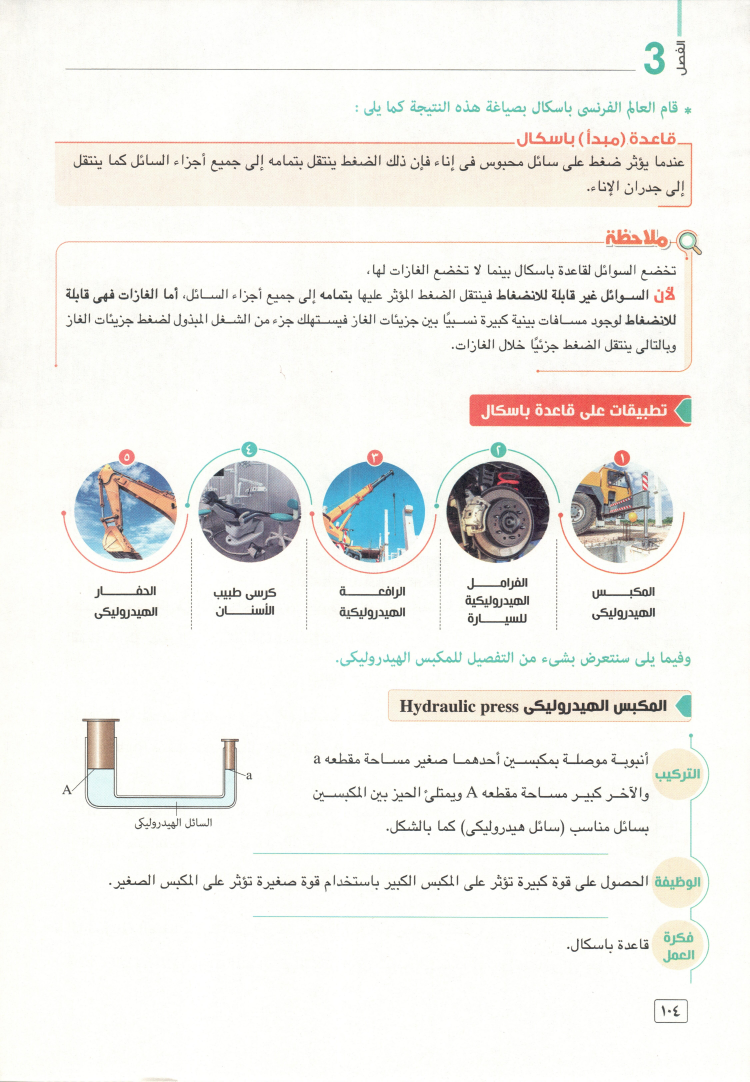
#> input picture 104.jpg, 4496 x 6488 px, found by its file name (shown at 1/6 size)
$ python test_visual_comparison.py
#> lines starting #> are read from the running program, lines starting #| are printed output that depends on the picture
#!/usr/bin/env python3
"""
اختبار المقارنة البصرية بالتفصيل
Test script for detailed visual comparison between two images
"""

import cv2
import numpy as np
import imagehash
from PIL import Image
from skimage.metrics import structural_similarity as ssim
from skimage.feature import match_descriptors, ORB
import json
import time
from pathlib import Path

class VisualComparisonTester:
    """فئة اختبار المقارنة البصرية مع التفاصيل الكاملة"""

    def __init__(self):
        # أوزان المقارنة (نفس الأوزان المستخدمة في الباك إند)
        self.weights = {
            'ssim': 0.33,
            'phash': 0.20,
            'clip': 0.00,  # غير متاح في هذا الاختبار
            'histogram': 0.13,
            'features': 0.20,
            'edges': 0.13
        }

    def load_and_prepare_image(self, image_path):
        """تحميل وتحضير الصورة للمقارنة"""
        try:
            # تحميل مع OpenCV
            img_cv = cv2.imread(str(image_path))
            if img_cv is None:
                raise ValueError(f"لا يمكن تحميل الصورة: {image_path}")

            # تحويل إلى RGB
            img_rgb = cv2.cvtColor(img_cv, cv2.COLOR_BGR2RGB)

            # تحميل مع PIL للـ hashing
            img_pil = Image.open(image_path)

            # إنشاء نسخة رمادية
            img_gray = cv2.cvtColor(img_cv, cv2.COLOR_BGR2GRAY)

            return {
                'cv': img_cv,
                'rgb': img_rgb,
                'pil': img_pil,
                'gray': img_gray,
                'shape': img_cv.shape,
                'size': img_pil.size
            }
        except Exception as e:
            print(f"❌ خطأ في تحميل {image_path}: {e}")
            return None

    def resize_images_to_match(self, img1, img2):
        """تغيير حجم الصور لتتطابق"""
        h1, w1 = img1['gray'].shape
        h2, w2 = img2['gray'].shape

        # استخدام أصغر حجم مشترك
        target_h = min(h1, h2)
        target_w = min(w1, w2)

        # تغيير الحجم مع الحفاظ على النسبة
        def resize_image_dict(img_dict, target_size):
            result = {}
            for key, img in img_dict.items():
                if key in ['shape', 'size']:
                    continue
                elif key == 'pil':
                    result[key] = img.resize((target_w, target_h), Image.Resampling.LANCZOS)
                elif len(img.shape) == 2:  # grayscale
                    result[key] = cv2.resize(img, (target_w, target_h), interpolation=cv2.INTER_LANCZOS4)
                else:  # color
                    result[key] = cv2.resize(img, (target_w, target_h), interpolation=cv2.INTER_LANCZOS4)

            result['shape'] = (target_h, target_w, 3)
            result['size'] = (target_w, target_h)
            return result

        img1_resized = resize_image_dict(img1, (target_w, target_h))
        img2_resized = resize_image_dict(img2, (target_w, target_h))

        return img1_resized, img2_resized

    def calculate_ssim(self, img1_gray, img2_gray):
        """حساب SSIM (Structural Similarity Index)"""
        try:
            # تحويل إلى float32 للحساب الدقيق
            img1_float = img1_gray.astype(np.float32) / 255.0
            img2_float = img2_gray.astype(np.float32) / 255.0

            # حساب SSIM
            ssim_score, ssim_map = ssim(img1_float, img2_float, full=True, data_range=1.0)

            return {
                'score': float(ssim_score),
                'map_available': True,
                'mean_map': float(np.mean(ssim_map)),
                'std_map': float(np.std(ssim_map))
            }
        except Exception as e:
            print(f"❌ خطأ في حساب SSIM: {e}")
            return {'score': 0.0, 'error': str(e)}

    def calculate_phash(self, img1_pil, img2_pil):
        """حساب Perceptual Hash"""
        try:
            hash1 = imagehash.phash(img1_pil, hash_size=16)
            hash2 = imagehash.phash(img2_pil, hash_size=16)

            # حساب المسافة (أقل = أكثر تشابهاً)
            distance = hash1 - hash2
            max_distance = 16 * 16  # أقصى مسافة ممكنة
            similarity = 1.0 - (distance / max_distance)

            return {
                'score': float(similarity),
                'hash1': str(hash1),
                'hash2': str(hash2),
                'distance': int(distance),
                'max_distance': max_distance
            }
        except Exception as e:
            print(f"❌ خطأ في حساب pHash: {e}")
            return {'score': 0.0, 'error': str(e)}

    # [192 lines left out: functions calculate_histogram_correlation, calculate_feature_matching, calculate_edge_similarity, calculate_mse_psnr, detect_changed_regions, not called in this run]

    def run_comprehensive_comparison(self, image1_path, image2_path):
        """تشغيل مقارنة شاملة بين صورتين"""
        start_time = time.time()

        print("🔍 بدء المقارنة البصرية الشاملة...")
        print(f"📷 الصورة الأولى: {image1_path}")
        print(f"📷 الصورة الثانية: {image2_path}")
        print("-" * 60)

        # تحميل الصور
        img1 = self.load_and_prepare_image(image1_path)
#> in load_and_prepare_image, img_cv is the input picture: shape (6488, 4496, 3); mean B, G, R 237.2, 241.1, 241.8
#> in load_and_prepare_image, `img_gray = cv2.cvtColor(img_cv, cv2.COLOR_BGR2GRAY)`:
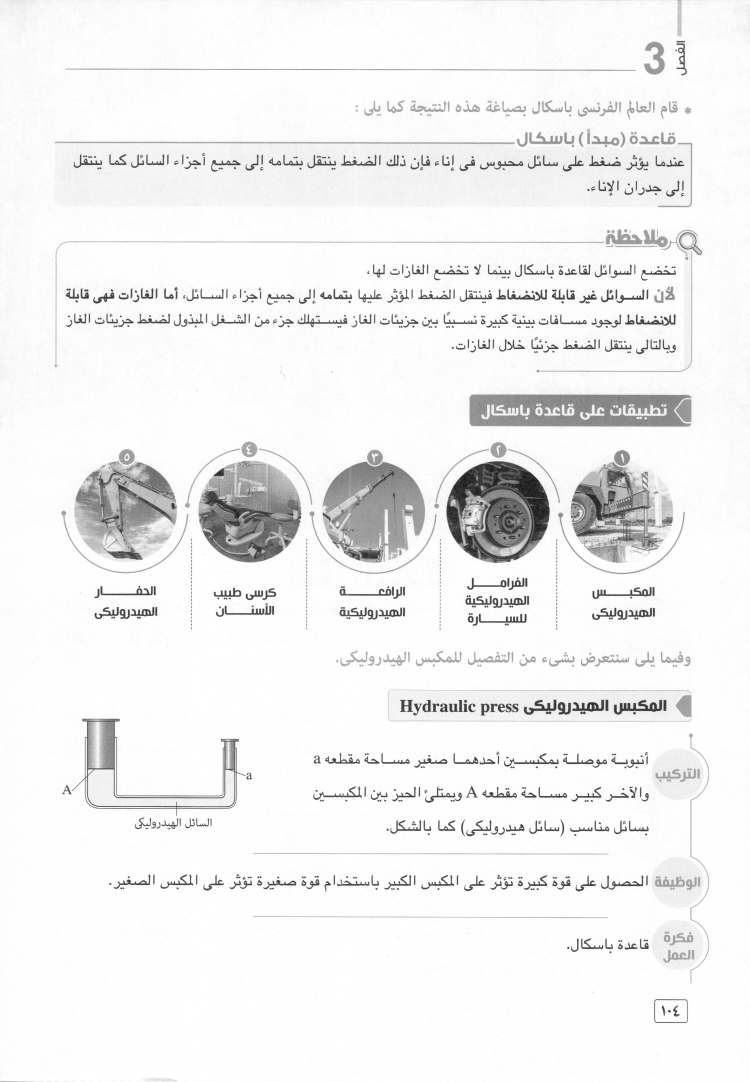
#> img_gray: shape (6488, 4496) (shown at 1/6 size); min 2, max 255, mean 240.9
        img2 = self.load_and_prepare_image(image2_path)

        if not img1 or not img2:
            return None

        print(f"📐 حجم الصورة الأولى: {img1['shape']}")
        print(f"📐 حجم الصورة الثانية: {img2['shape']}")

        # تغيير الحجم للتطابق
        img1_resized, img2_resized = self.resize_images_to_match(img1, img2)
        print(f"📐 الحجم المستخدم للمقارنة: {img1_resized['shape']}")
        print("-" * 60)

        # إجراء جميع المقارنات
        results = {}

        print("🔬 حساب SSIM...")
        results['ssim'] = self.calculate_ssim(img1_resized['gray'], img2_resized['gray'])
        print(f"   ✅ SSIM Score: {results['ssim']['score']:.4f}")

        print("🔬 حساب Perceptual Hash...")
        results['phash'] = self.calculate_phash(img1_resized['pil'], img2_resized['pil'])
        print(f"   ✅ pHash Score: {results['phash']['score']:.4f}")

        print("🔬 حساب ارتباط الهستوجرام...")
        results['histogram'] = self.calculate_histogram_correlation(img1_resized['rgb'], img2_resized['rgb'])
        print(f"   ✅ Histogram Correlation: {results['histogram']['score']:.4f}")

        print("🔬 مطابقة الميزات...")
        results['features'] = self.calculate_feature_matching(img1_resized['gray'], img2_resized['gray'])
        print(f"   ✅ Feature Matching Score: {results['features']['score']:.4f}")

        print("🔬 حساب تشابه الحواف...")
        results['edges'] = self.calculate_edge_similarity(img1_resized['gray'], img2_resized['gray'])
        print(f"   ✅ Edge Similarity Score: {results['edges']['score']:.4f}")

        print("🔬 حساب MSE و PSNR...")
        results['mse_psnr'] = self.calculate_mse_psnr(img1_resized['gray'], img2_resized['gray'])
        print(f"   ✅ MSE: {results['mse_psnr']['mse']:.2f}, PSNR: {results['mse_psnr']['psnr']:.2f} dB")

        print("🔬 اكتشاف المناطق المتغيرة...")
        results['changed_regions'] = self.detect_changed_regions(img1_resized['gray'], img2_resized['gray'])
        print(f"   ✅ Found {results['changed_regions']['total_regions']} changed regions")

        # حساب النتيجة الإجمالية
        overall_score = (
            results['ssim']['score'] * self.weights['ssim'] +
            results['phash']['score'] * self.weights['phash'] +
            results['histogram']['score'] * self.weights['histogram'] +
            results['features']['score'] * self.weights['features'] +
            results['edges']['score'] * self.weights['edges']
        ) * 100

        processing_time = time.time() - start_time

        # تجميع النتائج النهائية
        final_results = {
            'overall_score': overall_score,
            'processing_time': processing_time,
            'image_info': {
                'image1_original_size': img1['shape'],
                'image2_original_size': img2['shape'],
                'comparison_size': img1_resized['shape']
            },
            'detailed_scores': results,
            'weights_used': self.weights,
            'analysis': self.generate_analysis(results, overall_score),
            'timestamp': time.strftime('%Y-%m-%d %H:%M:%S')
        }

        return final_results

    # [52 lines left out: function generate_analysis, not called in this run]

def main():
    """الدالة الرئيسية للاختبار"""
    # مسارات الصور
    image1_path = Path("D:/ezz/compair/edu-compare-wizard/104.jpg")
    image2_path = Path("D:/ezz/compair/edu-compare-wizard/101.jpg")

    # التحقق من وجود الصور
    if not image1_path.exists():
        print(f"❌ الصورة غير موجودة: {image1_path}")
        return

    if not image2_path.exists():
        print(f"❌ الصورة غير موجودة: {image2_path}")
        return

    # إنشاء مُختبر المقارنة
    tester = VisualComparisonTester()

    # تشغيل المقارنة
    results = tester.run_comprehensive_comparison(image1_path, image2_path)
#> in run_comprehensive_comparison, `img1 = self.load_and_prepare_image(image1_path)`: img1 = 6 items
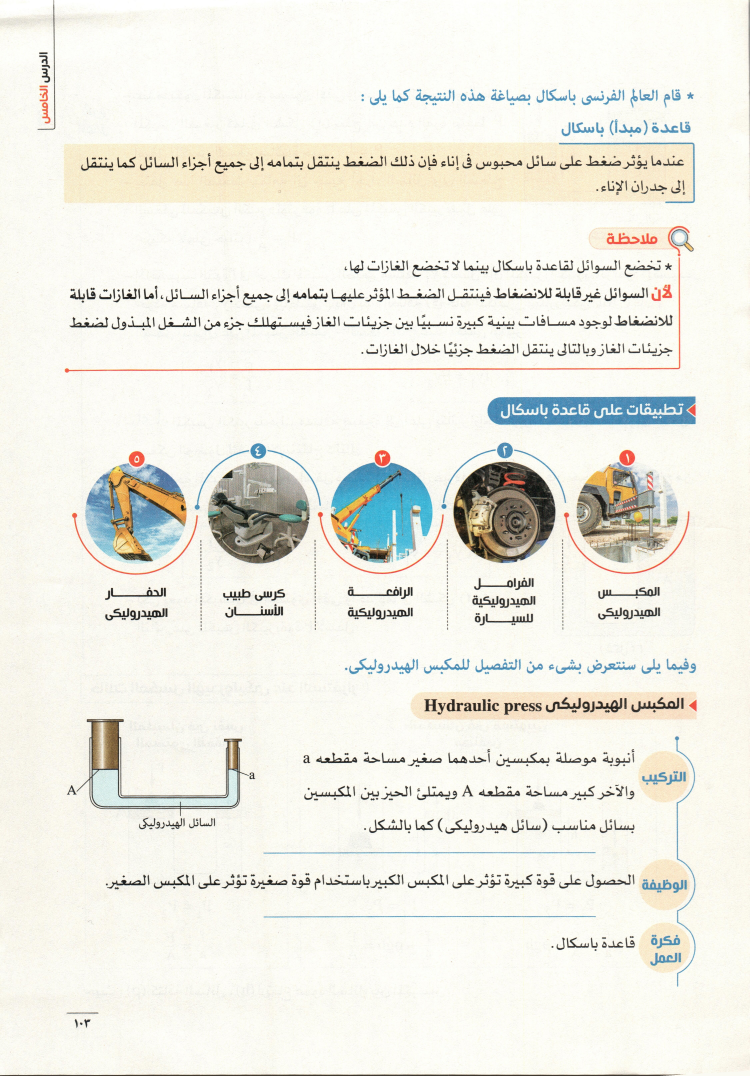
#> input picture 101.jpg, 4496 x 6456 px, found by its file name (shown at 1/6 size)
#> in load_and_prepare_image, img_cv is the input picture: shape (6456, 4496, 3); mean B, G, R 228.7, 237.2, 237.8
#> in load_and_prepare_image (call 2), `img_gray = cv2.cvtColor(img_cv, cv2.COLOR_BGR2GRAY)`:
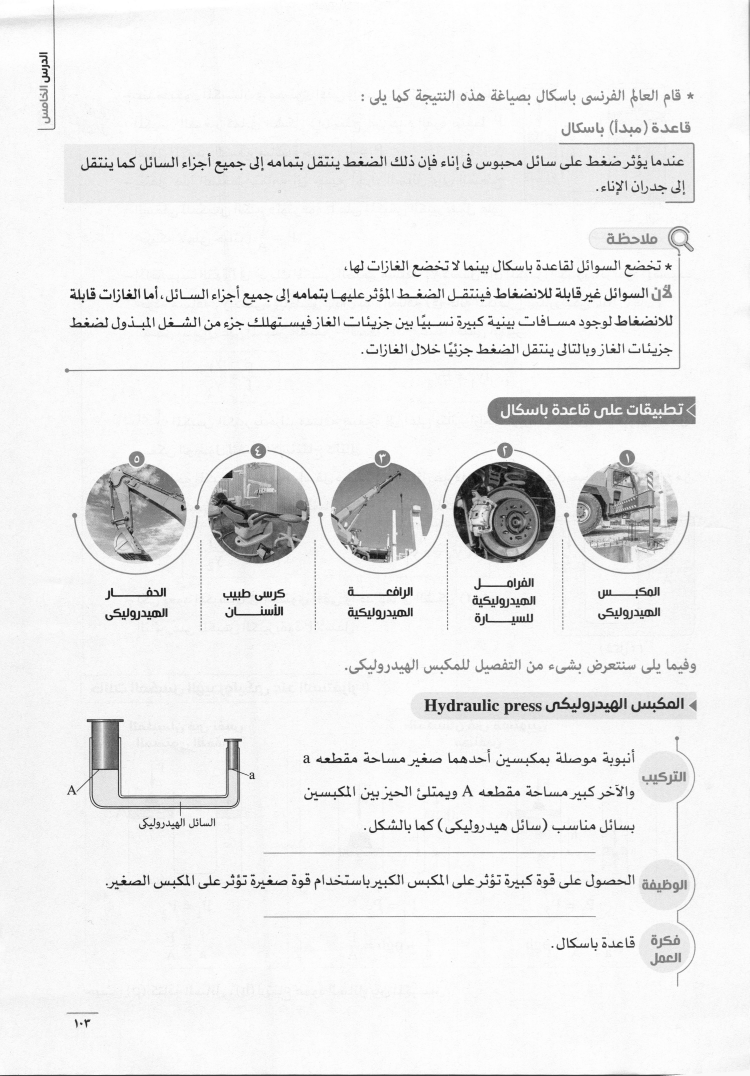
#> img_gray: shape (6456, 4496) (shown at 1/6 size); min 0, max 255, mean 236.4
#| 📐 حجم الصورة الأولى: (6488, 4496, 3)
#| 📐 حجم الصورة الثانية: (6456, 4496, 3)
#> the loop in resize_image_dict, `for key, img in img_dict.items():` made 6 passes
#> key on passes 1 to 4: 'cv', 'rgb', 'pil', 'gray'
#> key on passes 5 to 6: 'shape', 'size'
#> after the loop in resize_image_dict, `for key, img in img_dict.items():`: result = 4 items
#> in resize_images_to_match, `img1_resized = resize_image_dict(img1, (target_w, target_h))`: img1_resized = 6 items
#> the loop in resize_image_dict (call 2), `for key, img in img_dict.items():` made 6 passes
#> key on passes 5 to 6: 'shape', 'size'
#| 📐 الحجم المستخدم للمقارنة: (6456, 4496, 3)
#|    ✅ SSIM Score: 0.0000

    if results:
        print("\n" + "=" * 60)
        print("📊 النتائج النهائية")
        print("=" * 60)
        print(f"🎯 النتيجة الإجمالية: {results['overall_score']:.2f}%")
        print(f"⏱️ وقت المعالجة: {results['processing_time']:.2f} ثانية")
        print(f"📝 التقييم: {results['analysis']['similarity_level']}")
        print(f"📄 الملخص: {results['analysis']['summary']}")

        if results['analysis']['recommendations']:
            print("\n💡 التوصيات:")
            for rec in results['analysis']['recommendations']:
                print(f"   • {rec}")

        if results['analysis']['confidence_notes']:
            print("\n⚠️ ملاحظات الثقة:")
            for note in results['analysis']['confidence_notes']:
                print(f"   • {note}")

        # حفظ النتائج التفصيلية
        output_file = "detailed_comparison_results.json"
        with open(output_file, 'w', encoding='utf-8') as f:
            json.dump(results, f, ensure_ascii=False, indent=2)

        print(f"\n💾 تم حفظ النتائج التفصيلية في: {output_file}")

        # عرض التفاصيل المهمة
        print("\n🔍 تفاصيل النتائج:")
        print("-" * 40)
        details = results['detailed_scores']
        print(f"SSIM: {details['ssim']['score']:.4f}")
        print(f"pHash: {details['phash']['score']:.4f} (distance: {details['phash']['distance']})")
        print(f"Histogram: {details['histogram']['score']:.4f}")
        print(f"Features: {details['features']['score']:.4f} ({details['features']['good_matches']} good matches)")
        print(f"Edges: {details['edges']['score']:.4f}")
        print(f"MSE: {details['mse_psnr']['mse']:.2f}")
        print(f"PSNR: {details['mse_psnr']['psnr']:.2f} dB")
        print(f"Changed Regions: {details['changed_regions']['total_regions']} ({details['changed_regions']['change_percentage']:.1f}% area)")

if __name__ == "__main__":
    main()
#> (the call stopped at in calculate_phash, `hash1 = imagehash.phash(img1_pil, hash_size=16)`: imagehash is not available in this run)
